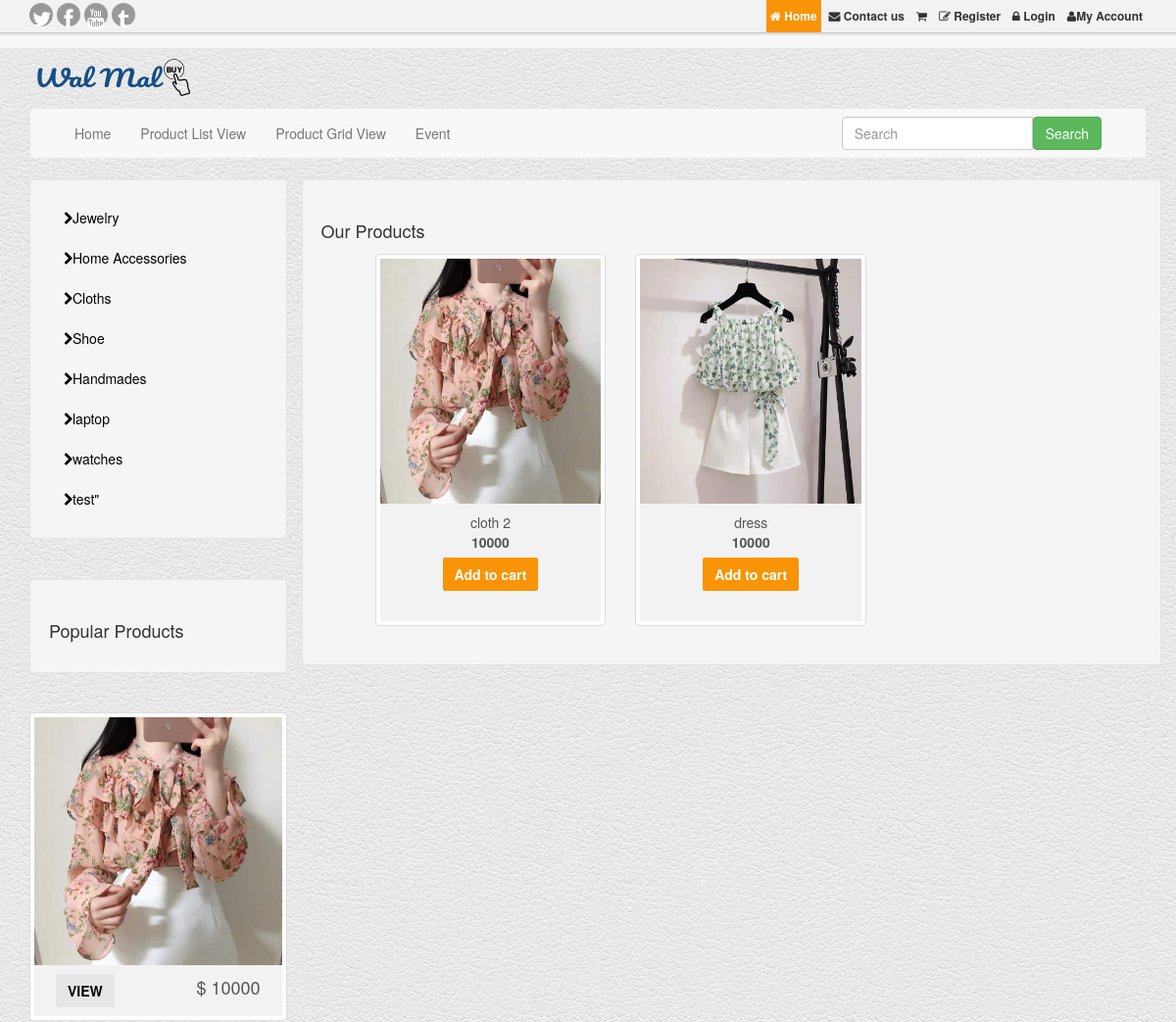
/view_product.php?cat_id=4 (upper part), run on an earlier commit of the app's database.
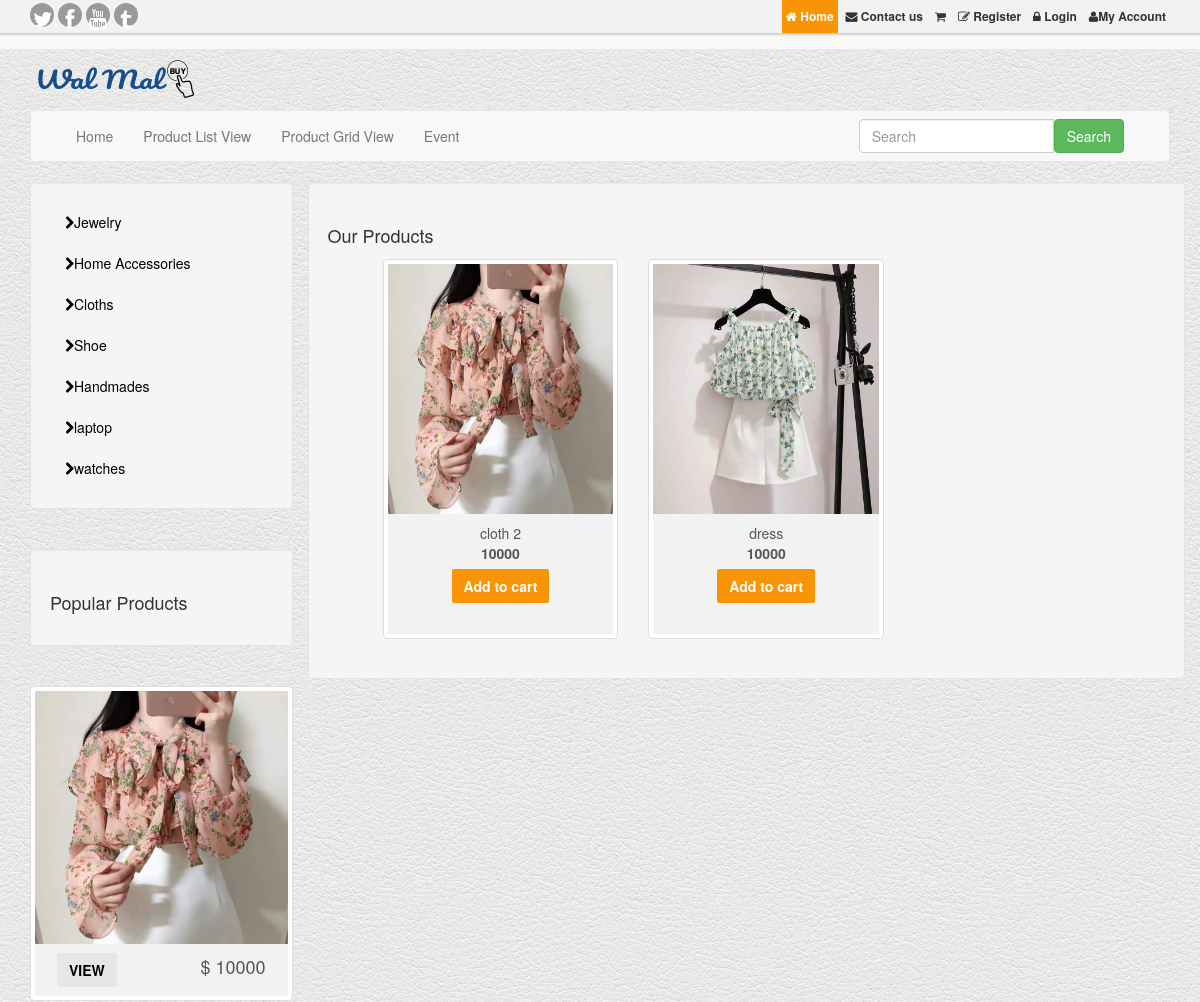
And on a later commit of the database.
### tables this page shows
CREATE TABLE `category` (
  `cat_id` int(11) NOT NULL,
  `cat_title` varchar(255) NOT NULL
);

CREATE TABLE `product` (
  `product_id` int(11) NOT NULL,
  `product_cat_id` int(11) NOT NULL,
  `product_title` varchar(255) NOT NULL,
  `product_image` text NOT NULL,
  `product_content` text NOT NULL,
  `product_date` date NOT NULL,
  `product_price` varchar(255) NOT NULL,
  `product_qty` int(11) NOT NULL,
  `product_seller_id` int(11) NOT NULL,
  `product_tag` varchar(255) NOT NULL,
  `product_status` varchar(255) NOT NULL,
  `product_comment_count` int(11) NOT NULL,
  `product_view_count` int(11) NOT NULL
);

### view_product.php (the view, shortened to what this page needs)
<?php include_once "include/header.php"; ?>
<?php include_once "include/navigation.php"; ?>
<div class="row">
<?php include_once "include/sidebar.php"; ?>
	<div class="col-md-9">
	<div class="row">
<div class="well well-small col-md-12">
	<h3>Our Products </h3>
	<div class="row-fluid">
		<ul class="thumbnails" style="list-style: none;">
				<?php
					if (isset($_GET['cat_id'])) {
						$cat_id=$_GET['cat_id'];
					}
					$stmt=$con->prepare("SELECT * FROM product WHERE product_cat_id=? AND product_status='approved' LIMIT 3");
					$stmt->bind_param("s",$cat_id);
					$stmt->execute();
					$result=$stmt->get_result();
					while ($row=$result->fetch_assoc()) {
						$product_id=$row['product_id'];
						$product_image=$row['product_image'];
						$product_title=$row['product_title'];
						$product_price=$row['product_price'];
				 ?>
				 <li class="col-md-4">
				<div class="thumbnail">
					<a href="product_details.php?productd=<?php echo htmlspecialchars($product_id); ?>"><img class="img-responsive"  style="height: 250px;" src="images/<?php echo htmlspecialchars($product_image); ?>" alt=""></a>
					<div class="caption cntr">
						<p><?php echo htmlspecialchars($product_title); ?></p>
						<p><strong> <?php echo htmlspecialchars($product_price); ?></strong></p>
						<h4><a class="shopBtn" href="cart_view.php?cart_product_id=<?php echo htmlspecialchars($product_id); ?>" title="add to cart"> Add to cart </a></h4>
						<br class="clr">
					</div>
				</div>
			</li>
			<?php } ?>
		</ul>
	</div>
</div>
</div>
</div>
</div>
<?php include_once "include/footer.php"; ?>

### include/sidebar.php (shortened to what this page needs)
<div id="sidebar" class="col-md-3 hidden-xs hidden-sm">
		<div class="well well-small">
			<ul class="nav nav-list">
				<?php
					$stmt = $con->prepare("SELECT * FROM category");
					$stmt -> execute();
					$result = $stmt->get_result();
					while ($row=$result->fetch_assoc()) {
						$cat_id=$row['cat_id'];
						$cat_title=$row['cat_title'];
				 ?>
				<li><a href="view_product.php?cat_id=<?php echo htmlspecialchars($cat_id); ?>"><span class="icon-chevron-right"></span><?php echo htmlspecialchars($cat_title); ?></a></li>
			<?php } ?>
			</ul>
		</div>
		<br>
		<div class="well">
		<h3>Popular Products</h3>
		</div>
		<br>
		<ul class="nav nav-list promowrapper">
			<?php
				$stmt = $con->prepare("SELECT * FROM product WHERE product_view_count ORDER BY product_view_count DESC LIMIT 3");
				$stmt -> execute();
				$result = $stmt->get_result();
				while ($row=$result->fetch_assoc()) {
					$product_id=$row['product_id'];
					$product_image=$row['product_image'];
					$product_price=$row['product_price'];
			 ?>
			<li>
				<div class="thumbnail">
					<img src="images/<?php echo htmlspecialchars($product_image); ?>" alt="Special Offer">
					<div class="caption">
						<h4><a class="defaultBtn" href="product_details.php?productd=<?php echo htmlspecialchars($product_id); ?>">VIEW</a> <span class="pull-right">$ <?php echo htmlspecialchars($product_price); ?></span></h4>
					</div>
				</div>
			</li>
			<?php
				}
			 ?>
		</ul>
	</div>

What changed in the data, as far as the page shows it:
removed category: cat_title "test\""
